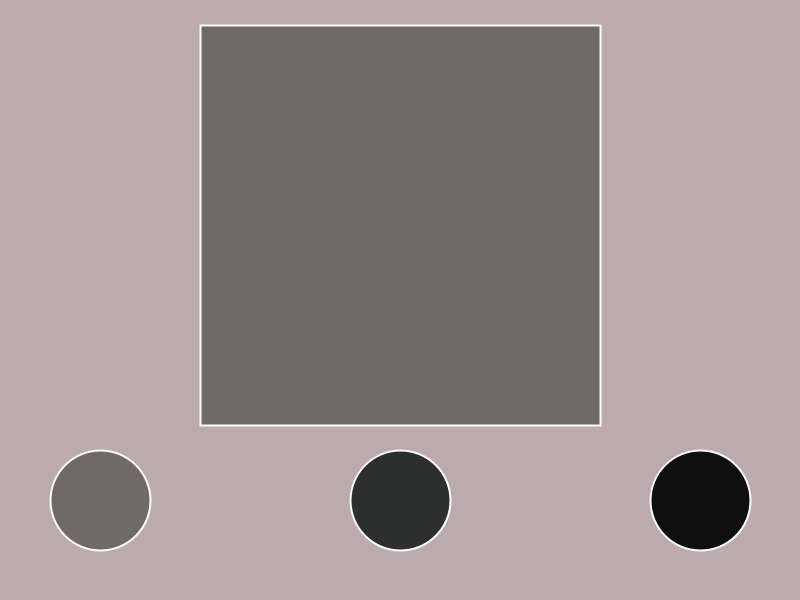
Frame 1 (no input)
Frame 60 (the mouse pressed at the canvas centre just before this capture): identical to frame 1, image omitted
Frame 120 (the mouse held since frame 60 and released just before this capture): identical to frame 1, image omitted

The Processing sketch that drew this single still picture (run headless with seeded random() and noise(); from frame 60 on, the mouse is pressed at the canvas centre):

// Processing sketch: paint_app
// ── paint_app.pde
// Paint App
// March 30, 26
// Jack Feller

//pallette of colors
color ash = #BCABAE;
color onyx = #0F0F0F;
color graphite = #2D2E2E;
color grey = #716969;
color white = #FBFBFB;

//variables for color section

color selectedColor;


void setup() {
  size(800, 600);
  stroke(white);
  strokeWeight(2);
  selectedColor = grey;
}

void draw() {
  background(ash);
  
  fill(onyx);
  circle(700, 500, 100);
  
  fill(graphite);
  circle(400, 500, 100);
  
  fill(grey);
  circle(100, 500, 100);
  
  fill(selectedColor);
  square(200, 25, 400);
  
}

void mouseReleased() {
  if (dist(700, 500, mouseX, mouseY) < 50) {
    selectedColor = onyx;
  }  
    
 if (dist(400, 500, mouseX, mouseY) < 50) {
    selectedColor = graphite;
  }  
    
if (dist(100, 500, mouseX, mouseY) < 50) {
    selectedColor = grey;
  }  
}
